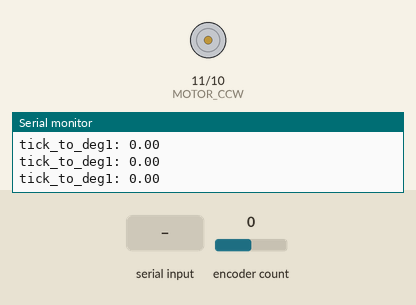
The sketch below on a simulated Arduino Uno, built with avr-gcc and run on an emulated ATmega328P. Parts: motor-driver pin pairs drawn as motors (green arrow = first pin HIGH = forward, orange = second pin HIGH = backward, longer = more drive, scaled by the enable pin), the last lines printed to the serial monitor. Inputs (shaded band) come from the test bench; at power-on: encoder count 0.

Above: at 1.2 s.
1.3 s: encoder count set to -1
At 2.3 s:
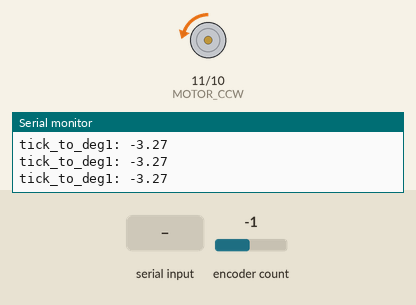
2.8 s: encoder count set to 3
At 4.0 s:
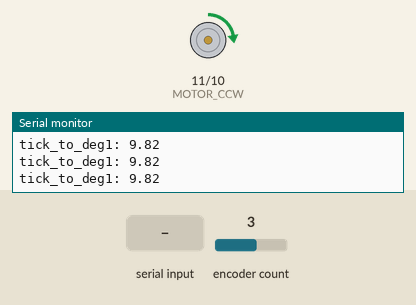
4.3 s: "90,45\n" received over Serial
At 4.9 s:
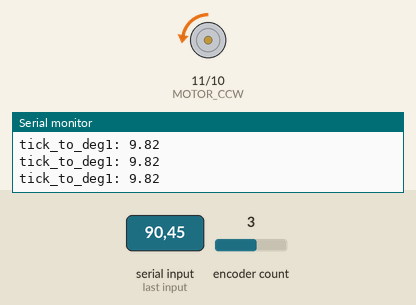
5.9 s: "5\n" received over Serial
At 6.8 s:
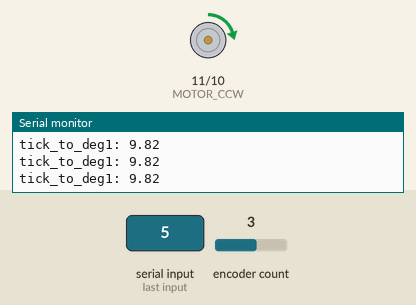
Timing chart, 0 to 8.9 s (numbered marks = the images above; inputs shaded):
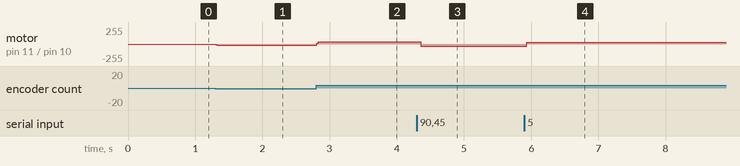

The sketch:

PID_GROUP12.ino
```cpp
#include <PIDController.h>
#include <Encoder.h>

PIDController pid;
Encoder myEnc(2, 3);  // Create an instance of the Encoder library and initialize with pins 2 and 3


int MOTOR_CCW = 11;
int MOTOR_CW = 10;
int enA = 9;
int goal_degree;
float tick_to_deg1;
float encoder_count;
float motor_pwm_value;
float Kp = 14;
float Ki = 0.9;
float Kd = 2;

void forward() {
  digitalWrite(MOTOR_CW, HIGH);  // Set the CW pin to HIGH for forward motion
  digitalWrite(MOTOR_CCW, LOW);   // Set the CCW pin to LOW for forward motion
}


void reverse() {
  digitalWrite(MOTOR_CW, LOW);  // Set the CW pin to LOW for reverse motion
  digitalWrite(MOTOR_CCW, HIGH);  // Set the CCW pin to HIGH for reverse motion
}

void LessThan_360(int goal){   // Keep reducing the goal angle if it is larger than 360 degrees
  while (abs(goal) > 360) {
      if (goal > 0)
        goal = goal - 360;
      else
        goal = goal + 360;
    }
}

float tick_to_deg(long tick) {
  return tick * 360.0 / 440.0;
}

void setup() {
  Serial.begin(9600);
  pinMode(enA, OUTPUT);
  pinMode(MOTOR_CW, OUTPUT);
  pinMode(MOTOR_CCW, OUTPUT);
  digitalWrite(MOTOR_CW, HIGH);
  digitalWrite(MOTOR_CCW, LOW);
  pid.begin();
  pid.limit(-180, 180);  // Set the output limit of the PID controller to -180 to 180 degrees
  pid.tune(Kp, Ki, Kd);
  Serial.print("write the angle between (-15, +15) : ");
}


void loop() {

  if (Serial.available() > 0) {   // Check if there is data available in the serial buffer
    goal_degree = Serial.parseFloat();
    LessThan_360(goal_degree);
    Serial.read();  // Clear the serial buffer

    if (goal_degree>-15 && goal_degree<15){  // Check if the desired angle is within the valid range
      pid.setpoint(goal_degree);
      Serial.print("Goal Degree: ");
      Serial.println(goal_degree);
    } else
       Serial.println("Try again with angle between (-15, +15) :");
       Serial.println();


  }

  encoder_count = myEnc.read();   // Read the current encoder tick count
  tick_to_deg1 = tick_to_deg(encoder_count);
  LessThan_360(tick_to_deg1);

  motor_pwm_value = pid.compute(tick_to_deg1);

  if (tick_to_deg1 > goal_degree)   // Check if the current angle is greater than the desired angle
    reverse();  // Move the motor in the reverse direction
  else
    forward();  // Move the motor in the forward direction

  analogWrite(enA, abs(motor_pwm_value));  // Set the motor speed using the computed PWM value

  delay(10);
  Serial.print("tick_to_deg1: ");
  Serial.println(tick_to_deg1);

}
```

Measured:
- after the input at 1.3 s, motor on pin 11 (MOTOR_CCW) / pin 10 (MOTOR_CW): stopped → backward 22/255 at once
- after the input at 2.8 s, motor on pin 11 (MOTOR_CCW) / pin 10 (MOTOR_CW): backward 22/255 → forward 31/255 at once
- after the input at 4.3 s, motor on pin 11 (MOTOR_CCW) / pin 10 (MOTOR_CW): forward 31/255 → backward 31/255 after 0.05 s
- after the input at 5.9 s, motor on pin 11 (MOTOR_CCW) / pin 10 (MOTOR_CW): backward 31/255 → forward 24/255 at once
